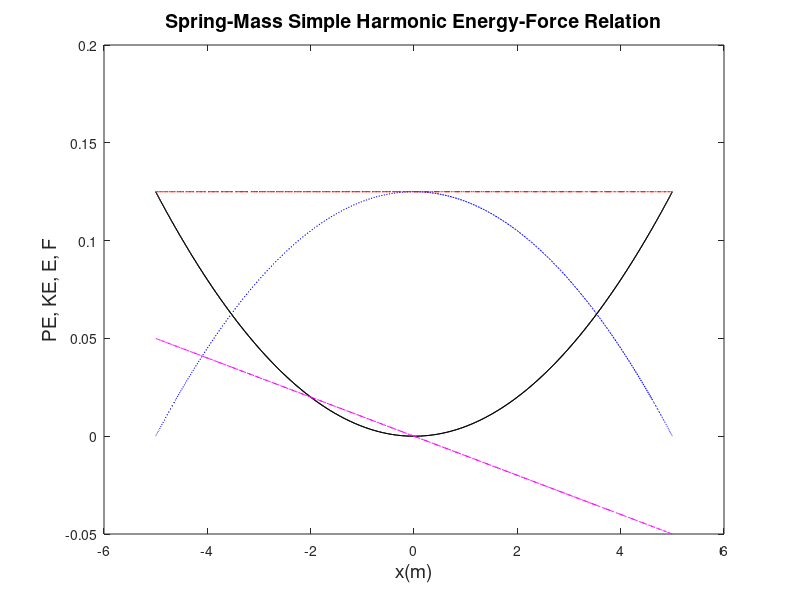

Reproduce this figure in MATLAB. (Note: this script raises an error after producing the figure.)
%fofx.m
clear;
m=1.0;                          %mass
k=0.01;                         %spring constant
w=sqrt(k/m);                    %natural frequency
x0=0.0;                         %initial position
v0=0.5;                         %initial velocity
t=[0:0.05:2*pi/w];              %time array from zero to one oscillation period
E0=0.5*m*v0^2;                  %total initial energy
x=sqrt(2*E0/k)*sin(w.*t);       %position versus time array
v=v0*cos(w.*t);                 %velocity versus time arry
%a=-k*x/m;                      %acceleration versus time array if needed
PE=0.5*k*x.^2;                  %potential energy array
KE=0.5*m*v.^2;                  %kinetic energy array
E=PE+KE;                        %total energy array
F=-k*x;                         %force array
plot(x,PE,'k-',x,KE,'b:',x,E,'r-.',x,F,'m--');
title('Spring-Mass Simple Harmonic Energy-Force Relation','FontSize',14)
ylabel('PE, KE, E, F','FontSize',14);
xlabel('x(m)','FontSize',14);
h=legend('PE','KE','E','F',3); set(h,'FontSize',14)